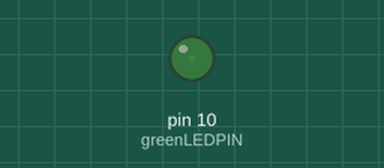
Simulated run of this sketch. Board: Arduino Uno, built with avr-gcc and run on an emulated ATmega328P. Parts: output pins drawn as LEDs (lit = HIGH).

Above: at 0.05 s.
At 2.9 s:
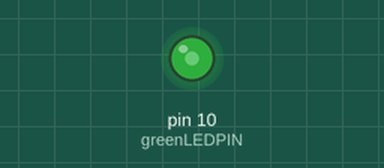
At 5.8 s:
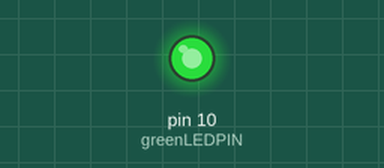
At 11.55 s:
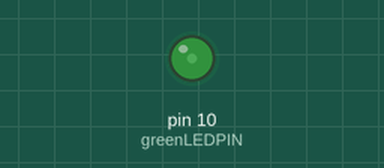
Timing chart, 0 to 16.6 s (numbered marks = the images above):
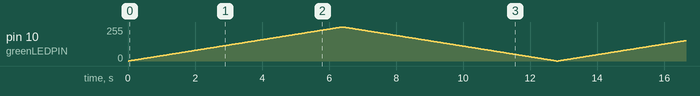

The sketch:

PWMLicht.ino
```cpp
const int greenLEDPIN = 10;
const int greenLEDBrightness = 128;

void setup() {
  // put your setup code here, to run once:

}

void loop() {
  for(int i = 0; i <= 255; i++) {
    analogWrite(greenLEDPIN, i);
    delay(25);
  }

  for(int i = 255; i >= 0; i--) {
    analogWrite(greenLEDPIN, i);
    delay(25);
  }
}
```
